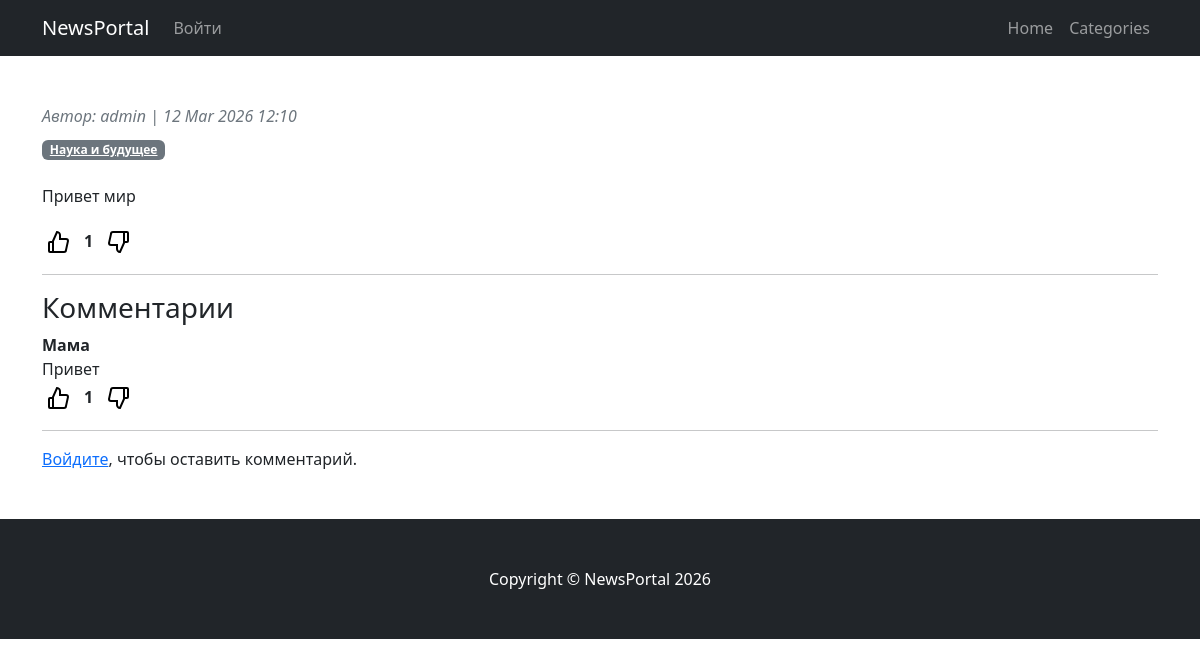
Before: /news/33/ with the older database file.
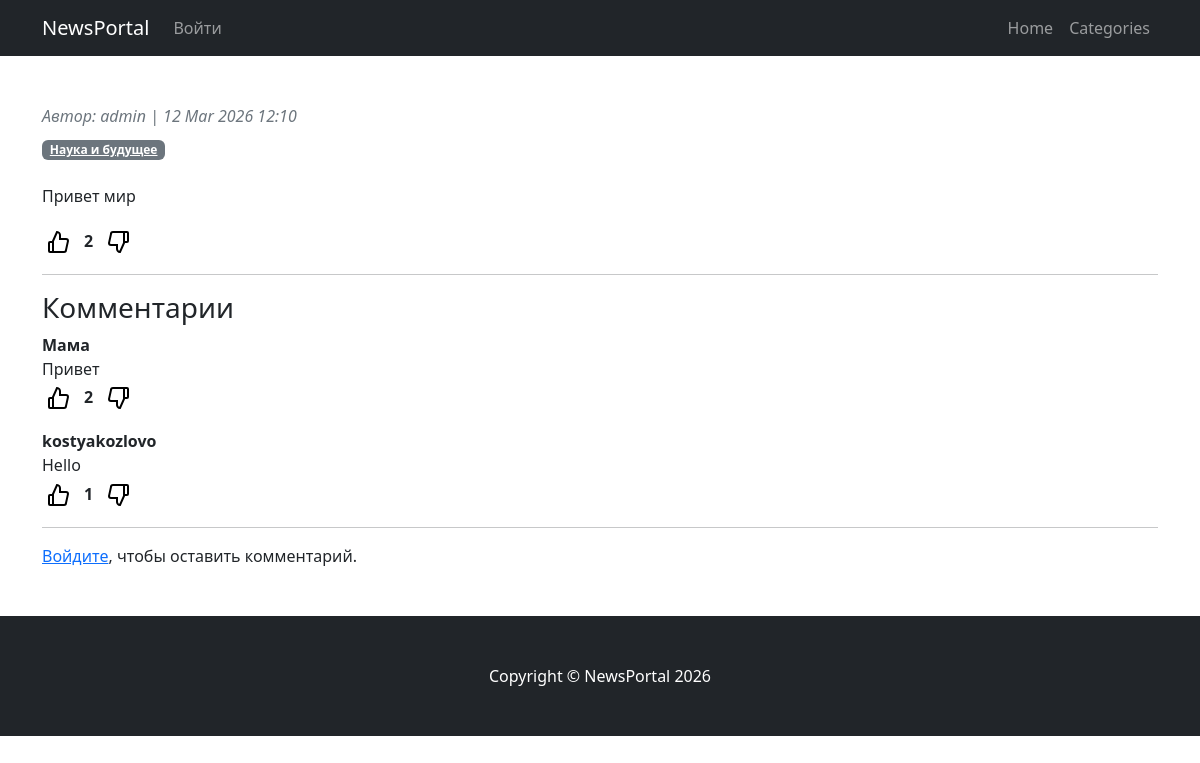
After: the same page with the newer database file.
### NewsPortal/models.py (models this page shows, shortened)
class Categories(models.Model):
    name_categories = models.CharField(max_length=255, unique=True)

class Post(models.Model):
    name = models.CharField(max_length=50)
    author = models.ForeignKey(Author, on_delete=models.CASCADE)
    type_post = models.CharField(max_length=20, choices=POST_CHOICES)
    time_create = models.DateTimeField(auto_now_add=True)
    categories = models.ManyToManyField(Categories, through='PostCategories')
    content = models.TextField()
    rating_post = models.IntegerField(default=0)

class Comment(models.Model):
    post = models.ForeignKey(Post, on_delete=models.CASCADE)
    user = models.ForeignKey(User, on_delete=models.CASCADE)
    text = models.TextField()
    time_create = models.DateTimeField(auto_now_add=True)
    rating_comment = models.IntegerField(default=0)

class Author(models.Model):
    user = models.OneToOneField(User, on_delete=models.CASCADE)
    rating_author = models.IntegerField(default=0)

### NewsPortal/views.py (the view)
# urls.py: path('news/<int:pk>/', PostDetailView.as_view(), name='post_detail'),
class PostDetailView(DetailView):
    model = Post
    template_name = 'post_detail.html'
    context_object_name = 'post'
    def get_context_data(self, **kwargs):
        context = super().get_context_data(**kwargs)
        context['categories'] = Categories.objects.all()
        context['comments'] = self.object.comment_set.all()  # все комментарии поста
        return context

### NewsPortal/templatetags/custom_filters.py (called while the page is built)
@register.filter
def censor(value):
    if not isinstance(value, str):
        return value
    pattern = r'\b(' + '|'.join(re.escape(word) for word in BAD_WORDS) + r')\b'
    def replace_with_stars(match):
        word = match.group()
        return word[0] + '*' * (len(word) - 1)
    return re.sub(pattern, replace_with_stars, value, flags=re.IGNORECASE)

### templates/post_detail.html (shortened to what this page needs)
{% extends 'flatpages/default.html' %}
{% load custom_filters %}
{% block content %}
<article>
<header class="mb-4">
<div class="text-muted fst-italic mb-2">
Автор: {{ post.author.user.username }}
| {{ post.time_create|date:"d M Y H:i" }}
</div>
{% for category in post.categories.all %}
<a class="badge bg-secondary"
href="{% url 'posts_by_category' category.id %}">
{{ category.name_categories }}
</a>
{% endfor %}
</header>
<section class="mb-5">
<p>{{ post.content | censor }}</p>
<div class="rating-bar">
<button type="button" class="rating-btn"
onclick="likePost({{ post.id }})">
<svg viewBox="0 0 24 24" fill="none">
<path d="M7 22H4C3.46 22 3 21.5 3 21V13
C3 12.4 3.4 12 4 12H7M14 9V5
C14 4 13 2 11 2L7 11V22H18
C19 22 20 21 20 20L22 11
C22 10 21 9 20 9H14Z"
stroke="currentColor" stroke-width="2"/>
</svg>
</button>
<strong id="post-rating-{{ post.id }}">
{{ post.rating_post }}
</strong>
<button type="button" class="rating-btn dislike"
onclick="dislikePost({{ post.id }})">
<svg viewBox="0 0 24 24" fill="none">
<path d="M7 22H4C3.46 22 3 21.5 3 21V13
C3 12.4 3.4 12 4 12H7M14 9V5
C14 4 13 2 11 2L7 11V22H18
C19 22 20 21 20 20L22 11
C22 10 21 9 20 9H14Z"
stroke="currentColor" stroke-width="2"/>
</svg>
</button>
</div>
<hr>
<h3>Комментарии</h3>
{% for comment in comments %}
<div class="comment">
<strong>{{ comment.user.username }}</strong><br>
{{ comment.text | censor }}
<div class="rating-bar">
<button type="button" class="rating-btn"
onclick="likeComment({{ comment.id }})">
<svg viewBox="0 0 24 24" fill="none">
<path d="M7 22H4C3.46 22 3 21.5 3 21V13
C3 12.4 3.4 12 4 12H7M14 9V5
C14 4 13 2 11 2L7 11V22H18
C19 22 20 21 20 20L22 11
C22 10 21 9 20 9H14Z"
stroke="currentColor"
stroke-width="2"/>
</svg>
</button>
<strong id="comment-rating-{{ comment.id }}">
{{ comment.rating_comment }}
</strong>
<button type="button" class="rating-btn dislike"
onclick="dislikeComment({{ comment.id }})">
<svg viewBox="0 0 24 24" fill="none">
<path d="M7 22H4C3.46 22 3 21.5 3 21V13
C3 12.4 3.4 12 4 12H7M14 9V5
C14 4 13 2 11 2L7 11V22H18
C19 22 20 21 20 20L22 11
C22 10 21 9 20 9H14Z"
stroke="currentColor" stroke-width="2"/>
</svg>
</button>
</div>
</div>
{% endfor %}
<hr>
{% if request.user.is_authenticated %}
<form method="post" action="{% url "add_comment" post.id %}">
    {% csrf_token %}
    <div class="mb-3">
        <label for="commentText" class="form-label">Оставить комментарий</label>
        <textarea class="form-control" id="commentText" name="text" rows="3"></textarea>
    </div>
    <button class="btn btn-primary" type="submit">Отправить</button>
</form>
{% else %}
<p><a href="{% url 'account_login' %}">Войдите</a>, чтобы оставить комментарий.</p>
{% endif %}
</section>
</article>
{% endblock %}

Changed rows visible on the page:
changed Post "Привет мир": rating_post "1" → "2"
changed Comment "Привет": rating_comment "1" → "2"
added Comment: user.username "kostyakozlovo", text|censor "Hello", rating_comment "1"
